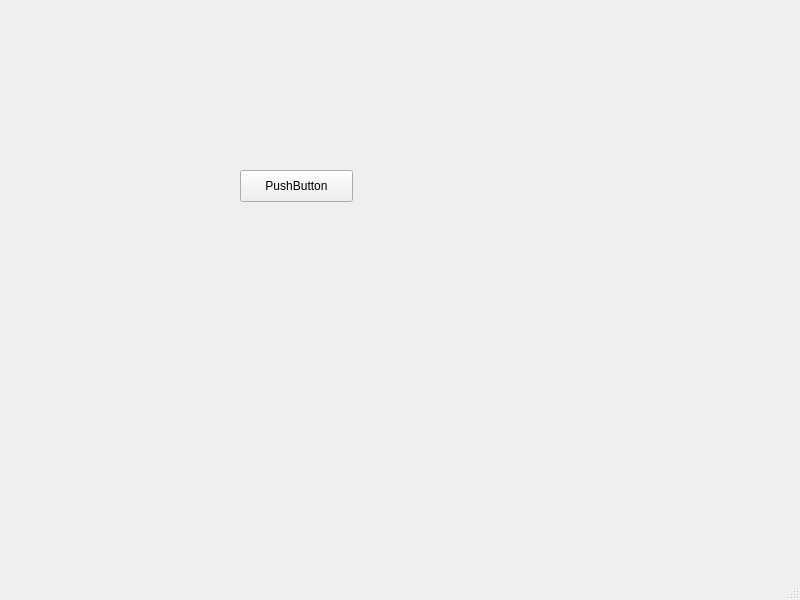
<?xml version="1.0" encoding="UTF-8"?>
<ui version="4.0">
 <class>MainWindow</class>
 <widget class="QMainWindow" name="MainWindow">
  <property name="geometry">
   <rect>
    <x>0</x>
    <y>0</y>
    <width>800</width>
    <height>600</height>
   </rect>
  </property>
  <property name="windowTitle">
   <string>MainWindow</string>
  </property>
  <widget class="QWidget" name="centralwidget">
   <widget class="QPushButton" name="pushButton">
    <property name="geometry">
     <rect>
      <x>240</x>
      <y>170</y>
      <width>113</width>
      <height>32</height>
     </rect>
    </property>
    <property name="text">
     <string>PushButton</string>
    </property>
   </widget>
  </widget>
  <widget class="QMenuBar" name="menubar">
   <property name="geometry">
    <rect>
     <x>0</x>
     <y>0</y>
     <width>800</width>
     <height>22</height>
    </rect>
   </property>
  </widget>
  <widget class="QStatusBar" name="statusbar"/>
 </widget>
 <resources/>
 <connections>
  <connection>
   <sender>pushButton</sender>
   <signal>clicked()</signal>
   <receiver>MainWindow</receiver>
   <slot>firtPyQt5_button_click()</slot>
   <hints>
    <hint type="sourcelabel">
     <x>276</x>
     <y>207</y>
    </hint>
    <hint type="destinationlabel">
     <x>281</x>
     <y>326</y>
    </hint>
   </hints>
  </connection>
 </connections>
 <slots>
  <slot>firtPyQt5_button_click()</slot>
 </slots>
</ui>
